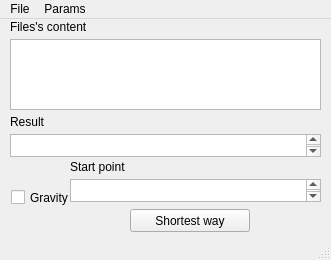
<?xml version="1.0" encoding="UTF-8"?>
<ui version="4.0">
 <class>MainWindow</class>
 <widget class="QMainWindow" name="MainWindow">
  <property name="geometry">
   <rect>
    <x>0</x>
    <y>0</y>
    <width>331</width>
    <height>260</height>
   </rect>
  </property>
  <property name="windowTitle">
   <string>Bellman-Ford</string>
  </property>
  <widget class="QWidget" name="centralWidget">
   <widget class="QLabel" name="label">
    <property name="geometry">
     <rect>
      <x>10</x>
      <y>0</y>
      <width>141</width>
      <height>16</height>
     </rect>
    </property>
    <property name="text">
     <string>Files's content</string>
    </property>
   </widget>
   <widget class="QTextEdit" name="textEdit">
    <property name="geometry">
     <rect>
      <x>10</x>
      <y>20</y>
      <width>311</width>
      <height>71</height>
     </rect>
    </property>
    <property name="readOnly">
     <bool>true</bool>
    </property>
   </widget>
   <widget class="QCheckBox" name="checkBox">
    <property name="geometry">
     <rect>
      <x>11</x>
      <y>170</y>
      <width>60</width>
      <height>17</height>
     </rect>
    </property>
    <property name="text">
     <string>Gravity</string>
    </property>
   </widget>
   <widget class="QTextEdit" name="textEdit_3">
    <property name="enabled">
     <bool>true</bool>
    </property>
    <property name="geometry">
     <rect>
      <x>10</x>
      <y>115</y>
      <width>311</width>
      <height>23</height>
     </rect>
    </property>
    <property name="readOnly">
     <bool>true</bool>
    </property>
   </widget>
   <widget class="QLabel" name="label_3">
    <property name="geometry">
     <rect>
      <x>10</x>
      <y>95</y>
      <width>141</width>
      <height>16</height>
     </rect>
    </property>
    <property name="text">
     <string>Result</string>
    </property>
   </widget>
   <widget class="QPushButton" name="pushButton">
    <property name="geometry">
     <rect>
      <x>130</x>
      <y>190</y>
      <width>120</width>
      <height>23</height>
     </rect>
    </property>
    <property name="text">
     <string>Shortest way</string>
    </property>
   </widget>
   <widget class="QTextEdit" name="textEdit_4">
    <property name="geometry">
     <rect>
      <x>70</x>
      <y>160</y>
      <width>251</width>
      <height>23</height>
     </rect>
    </property>
   </widget>
   <widget class="QLabel" name="label_4">
    <property name="geometry">
     <rect>
      <x>70</x>
      <y>140</y>
      <width>141</width>
      <height>16</height>
     </rect>
    </property>
    <property name="text">
     <string>Start point</string>
    </property>
   </widget>
  </widget>
  <widget class="QStatusBar" name="statusBar"/>
  <widget class="QMenuBar" name="menuBar">
   <property name="geometry">
    <rect>
     <x>0</x>
     <y>0</y>
     <width>331</width>
     <height>21</height>
    </rect>
   </property>
   <widget class="QMenu" name="menu1">
    <property name="title">
     <string>File</string>
    </property>
    <addaction name="action_5"/>
    <addaction name="action_6"/>
    <addaction name="separator"/>
    <addaction name="action_7"/>
    <addaction name="separator"/>
   </widget>
   <widget class="QMenu" name="menu">
    <property name="title">
     <string>Params</string>
    </property>
    <addaction name="action"/>
    <addaction name="action_2"/>
   </widget>
   <addaction name="menu1"/>
   <addaction name="menu"/>
  </widget>
  <action name="action_7">
   <property name="text">
    <string>Exit</string>
   </property>
  </action>
  <action name="action_9">
   <property name="text">
    <string>Считать дерево</string>
   </property>
  </action>
  <action name="action_10">
   <property name="text">
    <string>Открыть второе дерево</string>
   </property>
  </action>
  <action name="action_3">
   <property name="enabled">
    <bool>false</bool>
   </property>
   <property name="text">
    <string>Построить первое дерево</string>
   </property>
  </action>
  <action name="action">
   <property name="text">
    <string>Gravity on</string>
   </property>
  </action>
  <action name="action_2">
   <property name="text">
    <string>Gravity off</string>
   </property>
  </action>
  <action name="action_4">
   <property name="enabled">
    <bool>false</bool>
   </property>
   <property name="text">
    <string>Построить второе дерево</string>
   </property>
  </action>
  <action name="action_11">
   <property name="text">
    <string>Found needed element</string>
   </property>
  </action>
  <action name="action_5">
   <property name="text">
    <string>Open</string>
   </property>
  </action>
  <action name="action_6">
   <property name="text">
    <string>Construct the graph</string>
   </property>
  </action>
 </widget>
 <layoutdefault spacing="6" margin="11"/>
 <resources/>
 <connections/>
</ui>
